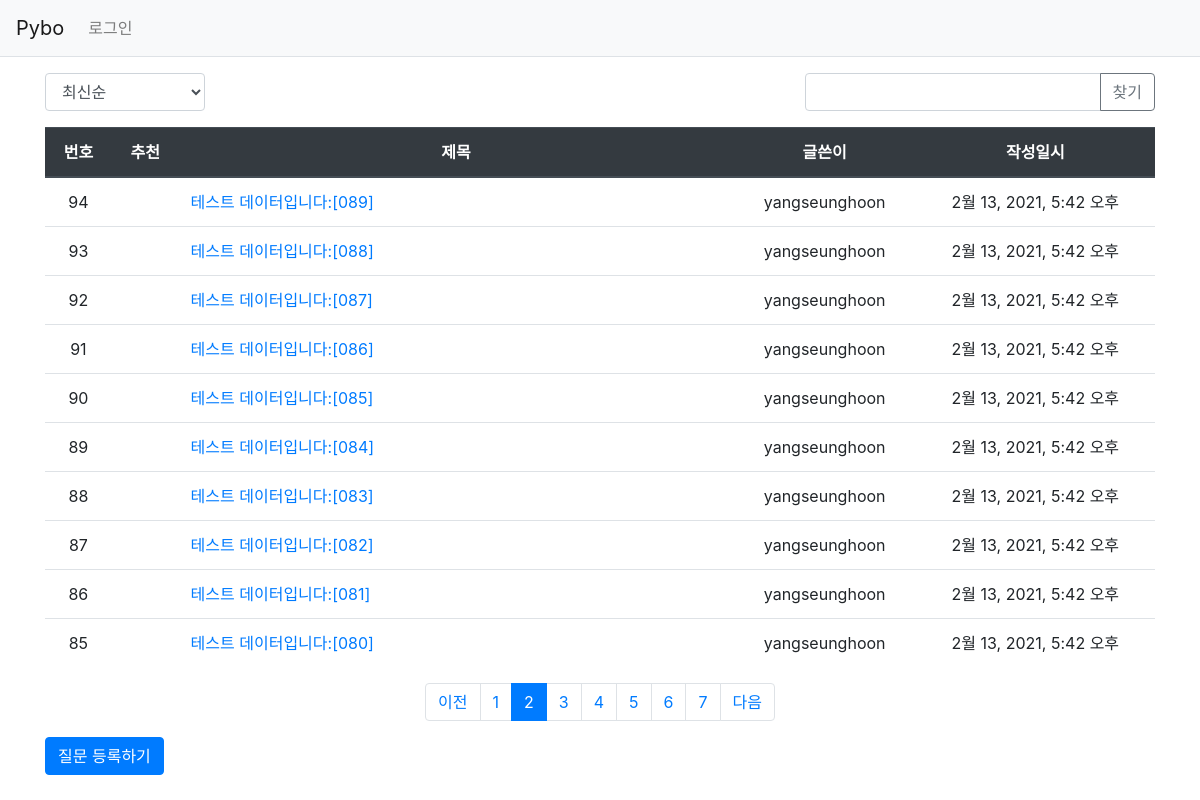
Page /pybo/?page=2 on the earlier database version.
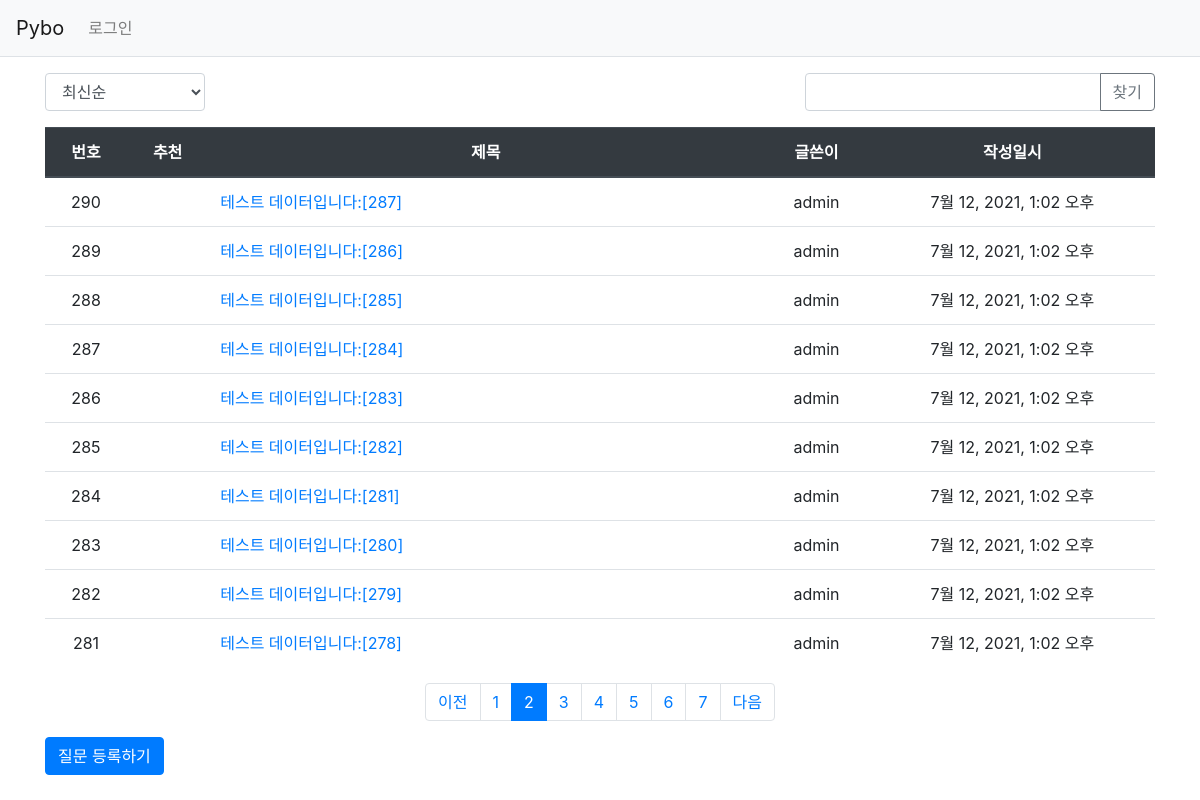
Same page on the later database version.
### pybo/models.py (models this page shows, shortened)
class Question(models.Model):
    author = models.ForeignKey(User, on_delete=models.CASCADE, related_name='author_question')
    subject = models.CharField(max_length=200)
    content = models.TextField()
    create_date = models.DateTimeField()
    modify_date = models.DateTimeField(null=True, blank=True)
    voter = models.ManyToManyField(User, related_name='voter_question')  # voter 추가

### pybo/views/base_views.py (the view, shortened to what this page needs)
# urls.py: path('', base_views.index, name='index')
def index(request):
    page = request.GET.get('page', '1')  # 페이지
    kw = request.GET.get('kw', '')  # 검색어
    so = request.GET.get('so', 'recent')  # 정렬기준
    if so == 'recommend':
        question_list = Question.objects.annotate(num_voter=Count('voter')).order_by('-num_voter', '-create_date')
    elif so == 'popular':
        question_list = Question.objects.annotate(num_answer=Count('answer')).order_by('-num_answer', '-create_date')
    else:  # recent
        question_list = Question.objects.order_by('-create_date')
    paginator = Paginator(question_list, 10)  # 페이지당 10개씩 보여주기
    page_obj = paginator.get_page(page)
    context = {'question_list': page_obj, 'page': page, 'kw': kw}
    time.sleep(10)
    print('sleep.....')
    return render(request, 'pybo/question_list.html', context)

### pybo/templatetags/pybo_filter.py (called while the page is built)
@register.filter
def sub(value, arg):
    return value - arg

### templates/pybo/question_list.html (shortened to what this page needs)
{% extends 'base.html' %}
{% load pybo_filter %}
{% block content %}
<div class="container my-3">
    <div class="row justify-content-between my-3">
        <div class="col-2">
            <select class="form-control so">
                <option value="recent" {% if so == 'recent' %}selected{% endif %}>최신순</option>
            </select>
        </div>
        <div class="col-4 input-group">
            <input type="text" class="form-control kw" value="{{ kw|default_if_none:'' }}">
            <div class="input-group-append">
                <button class="btn btn-outline-secondary" type="button" id="btn_search">찾기</button>
            </div>
        </div>
    </div>
    <table class="table">
        <thead>
        <tr class="text-center thead-dark">
            <th>번호</th>
            <th>추천</th>
            <th style="width:50%">제목</th>
            <th>글쓴이</th>
            <th>작성일시</th>
        </tr>
        </thead>
        <tbody>
        {% if question_list %}
        {% for question in question_list %}
        <tr class="text-center">
            <td>
                {{ question_list.paginator.count|sub:question_list.start_index|sub:forloop.counter0|add:1 }}
            </td>
            <td>
            </td>
            <td class="text-left">
                <a href="{% url 'pybo:detail' question.id %}">{{ question.subject }}</a>
            </td>
            <td>{{ question.author.username }}</td>
            <td>{{ question.create_date }}</td>
        </tr>
        {% endfor %}
        {% else %}
        <tr>
            <td colspan="3">질문이 없습니다.</td>
        </tr>
        {% endif %}
        </tbody>
    </table>
    <ul class="pagination justify-content-center">
        {% if question_list.has_previous %}
        <li class="page-item">
            <a class="page-link" data-page="{{ question_list.previous_page_number }}" href="#">이전</a>
        </li>
        {% else %}
        <li class="page-item disabled">
            <a class="page-link" tabindex="-1" aria-disabled="true" href="#">이전</a>
        </li>
        {% endif %}
        {% for page_number in question_list.paginator.page_range %}
        {% if page_number >= question_list.number|add:-5 and page_number <= question_list.number|add:5 %}
            {% if page_number == question_list.number %}
            <li class="page-item active" aria-current="page">
                <a class="page-link" href="?page={{ page_number }}">{{ page_number }}</a>
            </li>
            {% else %}
            <li class="page-item">
                <a class="page-link" href="?page={{ page_number }}">{{ page_number }}</a>
            </li>
            {% endif %}
        {% endif %}
        {% endfor %}
        {% if question_list.has_next %}
        <li class="page-item">
            <a class="page-link" href="?page={{ question_list.next_page_number }}">다음</a>
        </li>
        {% else %}
        <li class="page-item disabled">
            <a class="page-link" tabindex="-1" aria-disabled="true" href="#">다음</a>
        </li>
        {% endif %}
    </ul>
     <a href="{% url 'pybo:question_create' %}" class="btn btn-primary">질문 등록하기</a>
</div>
{% endblock %}

Differences in the rows shown:
no longer on this page (row edited): Question: paginator.count|sub "94", subject "테스트 데이터입니다:[089]", author.username "yangseunghoon", create_date "2월 13, 2021, 5:42 오후"
no longer on this page (row edited): Question: paginator.count|sub "93", subject "테스트 데이터입니다:[088]", author.username "yangseunghoon", create_date "2월 13, 2021, 5:42 오후"
no longer on this page (row edited): Question: paginator.count|sub "92", subject "테스트 데이터입니다:[087]", author.username "yangseunghoon", create_date "2월 13, 2021, 5:42 오후"
no longer on this page (row edited): Question: paginator.count|sub "91", subject "테스트 데이터입니다:[086]", author.username "yangseunghoon", create_date "2월 13, 2021, 5:42 오후"
no longer on this page (row edited): Question: paginator.count|sub "90", subject "테스트 데이터입니다:[085]", author.username "yangseunghoon", create_date "2월 13, 2021, 5:42 오후"
no longer on this page (row edited): Question: paginator.count|sub "89", subject "테스트 데이터입니다:[084]", author.username "yangseunghoon", create_date "2월 13, 2021, 5:42 오후"
no longer on this page (row edited): Question: paginator.count|sub "88", subject "테스트 데이터입니다:[083]", author.username "yangseunghoon", create_date "2월 13, 2021, 5:42 오후"
no longer on this page (row edited): Question: paginator.count|sub "87", subject "테스트 데이터입니다:[082]", author.username "yangseunghoon", create_date "2월 13, 2021, 5:42 오후"
no longer on this page (row edited): Question: paginator.count|sub "86", subject "테스트 데이터입니다:[081]", author.username "yangseunghoon", create_date "2월 13, 2021, 5:42 오후"
no longer on this page (row edited): Question: paginator.count|sub "85", subject "테스트 데이터입니다:[080]", author.username "yangseunghoon", create_date "2월 13, 2021, 5:42 오후"
added Question: paginator.count|sub "290", subject "테스트 데이터입니다:[287]", author.username "admin", create_date "7월 12, 2021, 1:02 오후"
added Question: paginator.count|sub "289", subject "테스트 데이터입니다:[286]", author.username "admin", create_date "7월 12, 2021, 1:02 오후"
added Question: paginator.count|sub "288", subject "테스트 데이터입니다:[285]", author.username "admin", create_date "7월 12, 2021, 1:02 오후"
added Question: paginator.count|sub "287", subject "테스트 데이터입니다:[284]", author.username "admin", create_date "7월 12, 2021, 1:02 오후"
added Question: paginator.count|sub "286", subject "테스트 데이터입니다:[283]", author.username "admin", create_date "7월 12, 2021, 1:02 오후"
added Question: paginator.count|sub "285", subject "테스트 데이터입니다:[282]", author.username "admin", create_date "7월 12, 2021, 1:02 오후"
added Question: paginator.count|sub "284", subject "테스트 데이터입니다:[281]", author.username "admin", create_date "7월 12, 2021, 1:02 오후"
added Question: paginator.count|sub "283", subject "테스트 데이터입니다:[280]", author.username "admin", create_date "7월 12, 2021, 1:02 오후"
added Question: paginator.count|sub "282", subject "테스트 데이터입니다:[279]", author.username "admin", create_date "7월 12, 2021, 1:02 오후"
added Question: paginator.count|sub "281", subject "테스트 데이터입니다:[278]", author.username "admin", create_date "7월 12, 2021, 1:02 오후"
